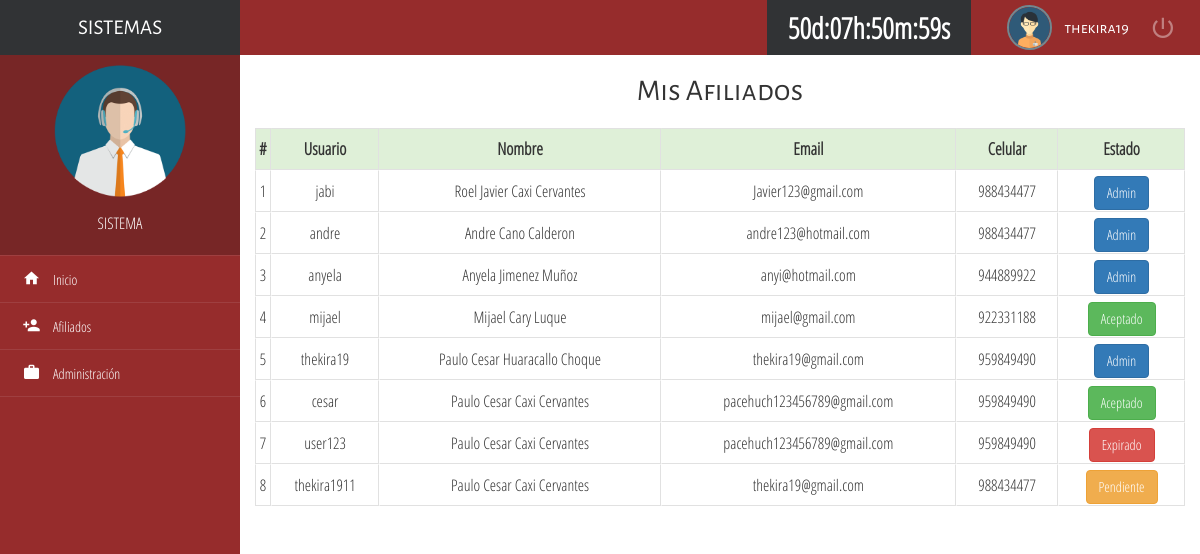
The app's page /admin/afiliados/index.php (signed in) with its own data.
### tables this page shows
CREATE TABLE `usuarios` (
  `idUsuario` int(11) UNSIGNED NOT NULL,
  `usuario` varchar(50) NOT NULL,
  `nombre` varchar(60) NOT NULL,
  `apellido` varchar(60) NOT NULL,
  `email` varchar(30) NOT NULL,
  `celular` varchar(20) NOT NULL,
  `nivel` int(2) NOT NULL,
  `password` varchar(200) NOT NULL,
  `pais` varchar(30) NOT NULL,
  `inicio` datetime DEFAULT NULL,
  `fin` datetime DEFAULT NULL,
  `patrocinador` varchar(50) NOT NULL,
  `estado` int(2) DEFAULT NULL
);

### php/clases.php (called while the page is built, shortened)
<?php
	class  usuarios{
  		public $idUsuario;
  		public $usuario;
  		public $password;
  		public $conexion;
      public function conectar(){
          $consulta="SELECT * FROM usuarios WHERE usuario='$this->usuario' and password='$this->password'";
          $registro=mysqli_query($this->conexion,$consulta);
          $validar=mysqli_num_rows($registro);
         if($validar!=0){
            $reg=mysqli_fetch_array($registro);
            $this->idUsuario=$reg['idUsuario'];
            $this->usuario=$reg['usuario'];
            $this->password=$reg['password'];
            return true;
          }else{
            return false;
          }
      }
  		public function mis_referidos()
  		{
    		$i=0;
    		$registro=mysqli_query($this->conexion,"SELECT usuarios.idUsuario,usuarios.usuario,usuarios.nombre,usuarios.apellido,usuarios.celular,usuarios.email,usuarios.nivel FROM referidos JOIN usuarios ON referidos.idReferido=usuarios.idUsuario WHERE referidos.idPatrocinador=$this->idUsuario") or die("Problemas en consulta:");
    		while($reg=mysqli_fetch_array($registro)){
        		$datos[$i]["idUsuario"]=$reg['idUsuario'];
            $datos[$i]["usuario"]=$reg['usuario'];
        		$datos[$i]["nombre"]=$reg['nombre'];
        		$datos[$i]["apellido"]=$reg['apellido'];
        		$datos[$i]["email"]=$reg['email'];
        		$datos[$i]["nivel"]=$reg['nivel'];
        		$datos[$i++]["celular"]=$reg['celular'];
    		}
    		return $datos;
  		}
	}
?>

### admin/afiliados/index.php (the view, shortened to what this page needs)
<?php
    require("./../../php/clases.php");
    $_SESSION['usuario']->conectar();
?>
<!DOCTYPE html>
<html lang="es">
<head>
    <?php require './../../pagina/css.php';?>
</head>
<body>
    <div class='navbar-lateral full-reset'>
        <div class='full-reset container-menu-movile custom-scroll-containers'>
            <div class='logo full-reset all-tittles'>
                SISTEMAS
            </div>
            <div class='full-reset' style='background-color:#772626; padding: 10px 0; color:#fff;'>
                <figure>
                    <img src='../../assets/img/logo.png' alt='Biblioteca' class='img-responsive center-box' style='width:55%;'>
                </figure>
                <p class='text-center' style='padding-top: 15px;'>SISTEMA</p>
            </div>
            <div class='full-reset nav-lateral-list-menu'>
                <ul class='list-unstyled'>
                    <?php
                        require './../../pagina/inicio.php';
                        require './../../pagina/afiliados.php';
                        require './../../pagina/administracion.php';
                    ?>
                </ul>
            </div>
        </div>
    </div>
    <div class='content-page-container full-reset custom-scroll-containers'>
        <nav class='navbar-user-top full-reset'>
            <ul class='list-unstyled full-reset'>
                <li  class='tooltips-general exit-system-button' data-href='./../../index.php?option=1' data-placement='bottom' title='Salir del sistema'>
                    <i class='zmdi zmdi-power'></i>
                </li>
                <li style='color:#fff; cursor:default;'>
                    <span class='all-tittles'>
                    <?php echo $_SESSION["usuario"]->usuario; ?>
                    </span>
                </li>
                <figure>
                   <img src='../../assets/img/user01.png' alt='user-picture' class='img-responsive img-circle center-box'>
                </figure>
                <li>
                    <div id="clock">No Activado</div>
                </li>
            </ul>
        </nav>
        <div class="container-fluid">
        <?php
            $datos=$_SESSION["usuario"]->mis_referidos();
            $size=count($datos);
            if($size>0){
        ?>
            <h2 class="text-center all-tittles">Mis Afiliados</h2>
            <div class="div-table">
                <div class="div-table-row div-table-head">
                    <div class="div-table-cell">#</div>
                    <div class="div-table-cell">Usuario</div>
                    <div class="div-table-cell">Nombre</div>
                    <div class="div-table-cell">Email</div>
                    <div class="div-table-cell">Celular</div>
                    <div class="div-table-cell">Estado</div>
                </div>
                <?php
                    for($i=0;$i<$size;$i++){
                ?>
                    <div class="div-table-row">
                        <div class="div-table-cell">
                            <?php echo $i+1;?>
                        </div>
                        <div class="div-table-cell">
                            <?php echo $datos[$i]["usuario"];?>
                        </div>
                        <div class="div-table-cell">
                            <?php echo $datos[$i]["nombre"].' '.$datos[$i]["apellido"];?>
                        </div>
                        <div class="div-table-cell">
                            <?php echo $datos[$i]["email"];?>
                        </div>
                        <div class="div-table-cell">
                            <?php echo $datos[$i]["celular"];?>
                        </div>
                        <?php
                        if($datos[$i]["nivel"]==5){
                        ?>
                            <div class="div-table-cell">
                                <button class="btn btn-danger" onclick="janelaPopUp.abre('rechazado','p red','Solicitud Rechazada','chosse a configuration and click the color!',undefined,'./index.php?id=<?php echo $datos[$i]["idUsuario"];?>&option=1','Cancelar','Aceptar')">Rechazado</button>
                            </div>
                        <?php
                        }
                        else if($datos[$i]["nivel"]==4){
                        ?>
                            <div class="div-table-cell">
                                <button class="btn btn-danger" onclick="janelaPopUp.abre('terminado','p red','Tiempo Terminado','chosse a configuration and click the color!',undefined,'./index.php?id=<?php echo $datos[$i]["idUsuario"];?>&option=1','Cancelar','Activar')">Expirado</button>
                            </div>
                        <?php
                        }
                        else if($datos[$i]["nivel"]==3){
                        ?>
                            <div class="div-table-cell">
                                <button class="btn btn-dark" >    Baneado</button>
                            </div>
                        <?php
                        }
                        else if($datos[$i]["nivel"]==2){
                        ?>
                            <div class="div-table-cell">
                                <button class="btn btn-primary" >    Admin</button>
                            </div>
                        <?php
                        }else if($datos[$i]["nivel"]==1){
                        ?>
                            <div class="div-table-cell">
                                <button class="btn btn-success" onclick="janelaPopUp.abre('aceptado','p green','Solicitud Aceptada','chosse a configuration and click the color!',undefined,'./index.php?id=<?php echo $datos[$i]["idUsuario"];?>&option=5','Cancelar','Rechazar')">    Aceptado</button>
                            </div>
                        <?php
                        }
                        else{
                        ?>
                            <div class="div-table-cell">
                                <button class="btn btn-warning" onclick="janelaPopUp.abre('pendiente','p orange','Solicitud Pendiente','chosse a configuration and click the color!','./index.php?id=<?php echo $datos[$i]["idUsuario"];?>&option=5','./index.php?id=<?php echo $datos[$i]["idUsuario"];?>&option=1','Rechazar','Aceptar')">    Pendiente</button>
                            </div>
                        <?php
                        }
                        ?>
                    </div>
                <?php
                    }
                ?>
            </div>
        <?php
            }else{
        ?>
            <h2 class="text-center all-tittles"> No tiene Afiliados </h2>
        <?php } ?>
        </div>
    </div>
</body>
</html>

### css/style.css (style rules this page uses)
html, body { height: 100%; margin: 0; padding: 0; width: 100%; font-size: 16px; font-family: "Parrafos" !important; background-color: #fff; }
.all-tittles { font-family: "Titulos" !important; }
.center-box { margin: 0 auto; }
.full-reset { margin: 0; padding: 0; width: 100%; }
.div-table { display: table !important; width: 100%; margin: 20px 0; padding: 0; background-color: #fff; height: auto !important; }
.div-table-row { display: table-row !important; width: 100%; margin: 0; padding: 0; background-color: transparent; height: 40px; line-height: 40px; }
.div-table-row .div-table-cell:first-child { border-left: 1px solid #E1E1E1; }
.div-table-cell { display: table-cell !important; margin: 0; padding: 0; background-color: transparent; height: 40px; line-height: 40px; border-bottom: 1px solid #E1E1E1; border-right: 1px solid #E1E1E1; border-top: 1px solid transparent; border-left: 1px solid transparent; text-align: center; }
.div-table-head, .div-table-head:hover { background-color: #DFF0D8; font-size: 17px; font-weight: bolder; }
.div-table-head .div-table-cell { border-top: 1px solid #E1E1E1 !important; }
.navbar-user-top { background-color: #8a1212e3; height: 55px; position: relative; top: 0; left: 0; z-index: 7; }
.navbar-user-top > ul { height: 55px; padding: 0 15px; margin: 0; }
.navbar-user-top > ul > li { display: inline-block; float: right; color: rgba(255,255,255,.4); height: 55px; margin: 0 12px; text-align: center; cursor: pointer; line-height: 55px; }
.navbar-user-top > ul > li > i { font-size: 27px; line-height: 55px; }
.navbar-user-top > ul > figure > img { width: 45px; float: right; height: 45px; border: 2px solid #728890; margin-top: 5px; }
.navbar-lateral { width: 20%; height: 100%; position: absolute; top: 0; left: 0; position: fixed; z-index: 1; }
.container-menu-movile { background-color: #8a1212e3; height: 100% !important; }
.logo { height: 55px; line-height: 55px; background-color: #313335; color: #fff; text-align: center; font-size: 21px; overflow: hidden; }
.content-page-container { overflow-y: scroll; position: absolute; top: 0; right: 0; z-index: 1; width: 80%; background-color: #fff; }
@media (min-width: 1200px) { .navbar-lateral { display: inherit !important; } }
@media (min-width: 1200px) { #clock { font-size: 1.8em; color: #ffffff; background-color: #313335; font-weight: bold; padding: 0px 21px; } }

### css/estilos.css (style rules this page uses)
body, html, root, document { display: block height: 500px; }

### records on screen
usuarios: usuario "thekira19"
usuarios: usuario "jabi", nombre "Roel Javier", apellido "Caxi Cervantes", email "Javier123@gmail.com", celular "988434477", nivel "Admin"
usuarios: usuario "andre", nombre "Andre", apellido "Cano Calderon", email "andre123@hotmail.com", celular "988434477", nivel "Admin"
usuarios: usuario "anyela", nombre "Anyela", apellido "Jimenez Muñoz", email "anyi@hotmail.com", celular "944889922", nivel "Admin"
usuarios: usuario "mijael", nombre "Mijael", apellido "Cary Luque", email "mijael@gmail.com", celular "922331188"
usuarios: usuario "cesar", nombre "Paulo Cesar", apellido "Caxi Cervantes", email "pacehuch123456789@gmail.com", celular "959849490"
usuarios: usuario "user123", nombre "Paulo Cesar", apellido "Caxi Cervantes", email "pacehuch123456789@gmail.com", celular "959849490"
usuarios: usuario "thekira1911", nombre "Paulo Cesar", apellido "Caxi Cervantes", email "thekira19@gmail.com", celular "988434477"

### other values on screen
$datos[$i]["usuario"] "thekira19"
$datos[$i]["nombre"] "Paulo Cesar"
$datos[$i]["apellido"] "Huaracallo Choque"
$datos[$i]["email"] "thekira19@gmail.com"
$datos[$i]["celular"] "959849490"
